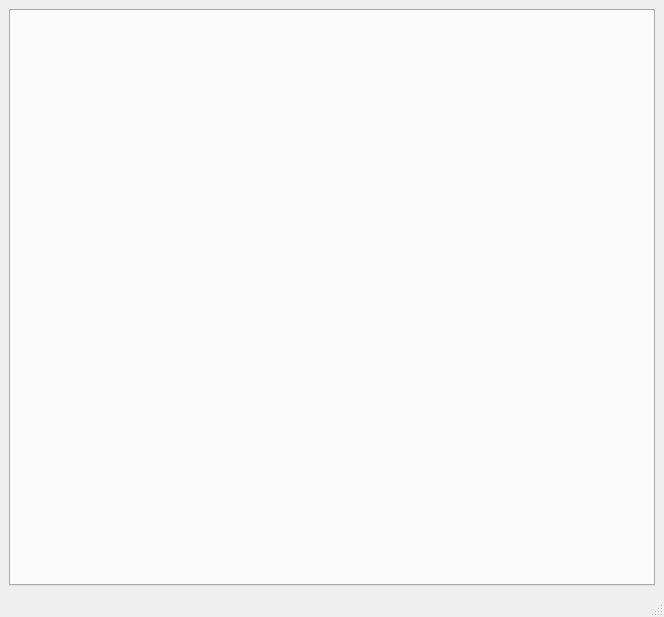
<?xml version="1.0" encoding="UTF-8"?>
<ui version="4.0">
 <class>MainWindow</class>
 <widget class="QMainWindow" name="MainWindow">
  <property name="geometry">
   <rect>
    <x>0</x>
    <y>0</y>
    <width>664</width>
    <height>617</height>
   </rect>
  </property>
  <property name="windowTitle">
   <string>Information Elements</string>
  </property>
  <widget class="QWidget" name="centralwidget">
   <layout class="QVBoxLayout" name="verticalLayout">
    <item>
     <widget class="QTabWidget" name="browserTabs">
      <property name="currentIndex">
       <number>-1</number>
      </property>
     </widget>
    </item>
   </layout>
  </widget>
  <widget class="QStatusBar" name="statusbar"/>
 </widget>
 <resources/>
 <connections/>
</ui>
